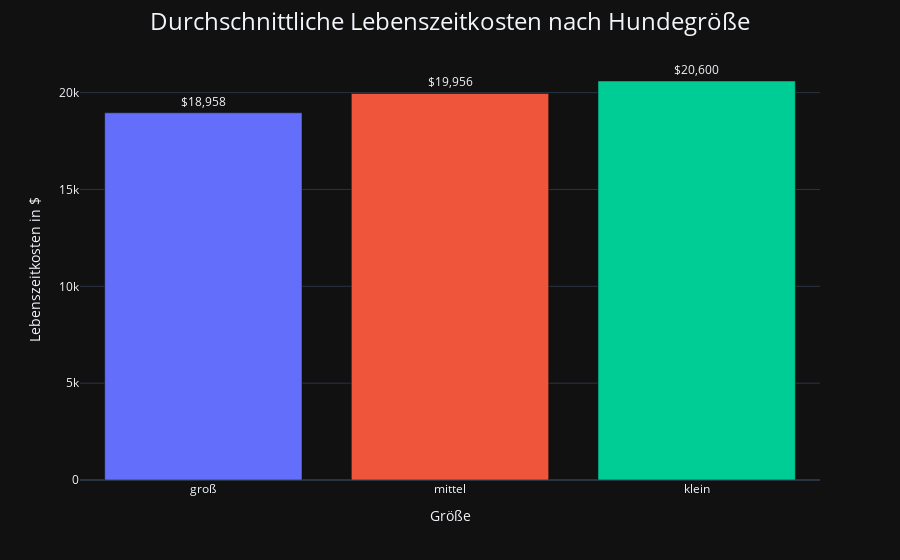

The code cell stored with this chart in its notebook:
### Code cell
fig = px.bar(
    cost_per_size,
    x="Größe",
    y="durchschnittliche Gesamtkosten",
    template="plotly_dark",
    text="durchschnittliche Gesamtkosten",
    color="Größe"
)

fig.update_traces(texttemplate="$%{text:,.0f}", textposition="outside")
fig.update_layout(yaxis_title="Lebenszeitkosten in $")
fig.update_layout(showlegend=False)

# Überschrift größer und mittig
fig.update_layout(
    title=dict(
        text='Durchschnittliche Lebenszeitkosten nach Hundegröße', 
        font=dict(size=24), 
        x=0.5, 
        xanchor="center"
    )
)

fig.show()
fig.write_html('size_life_costs.html')

### Figure 1 — Plotly figure (JSON) as saved in the notebook; plotly's stock layout.template omitted (floating-point values rounded to 4 significant figures)
{"data": [{"hovertemplate": "Größe=%{x}<br>durchschnittliche Gesamtkosten=%{text}<extra></extra>", "legendgroup": "groß", "marker": {"color": "#636efa", "pattern": {"shape": ""}}, "name": "groß", "orientation": "v", "showlegend": true, "text": [18960.0], "textposition": "outside", "texttemplate": "$%{text:,.0f}", "type": "bar", "x": ["groß"], "xaxis": "x", "y": [18960.0], "yaxis": "y"}, {"hovertemplate": "Größe=%{x}<br>durchschnittliche Gesamtkosten=%{text}<extra></extra>", "legendgroup": "mittel", "marker": {"color": "#EF553B", "pattern": {"shape": ""}}, "name": "mittel", "orientation": "v", "showlegend": true, "text": [19960.0], "textposition": "outside", "texttemplate": "$%{text:,.0f}", "type": "bar", "x": ["mittel"], "xaxis": "x", "y": [19960.0], "yaxis": "y"}, {"hovertemplate": "Größe=%{x}<br>durchschnittliche Gesamtkosten=%{text}<extra></extra>", "legendgroup": "klein", "marker": {"color": "#00cc96", "pattern": {"shape": ""}}, "name": "klein", "orientation": "v", "showlegend": true, "text": [20600.0], "textposition": "outside", "texttemplate": "$%{text:,.0f}", "type": "bar", "x": ["klein"], "xaxis": "x", "y": [20600.0], "yaxis": "y"}], "layout": {"barmode": "relative", "legend": {"title": {"text": "Größe"}, "tracegroupgap": 0}, "margin": {"t": 60}, "showlegend": false, "title": {"font": {"size": 24}, "text": "Durchschnittliche Lebenszeitkosten nach Hundegröße", "x": 0.5, "xanchor": "center"}, "xaxis": {"anchor": "y", "categoryarray": ["groß", "mittel", "klein"], "categoryorder": "array", "domain": [0, 1], "title": {"text": "Größe"}}, "yaxis": {"anchor": "x", "domain": [0, 1], "title": {"text": "Lebenszeitkosten in $"}}}}
